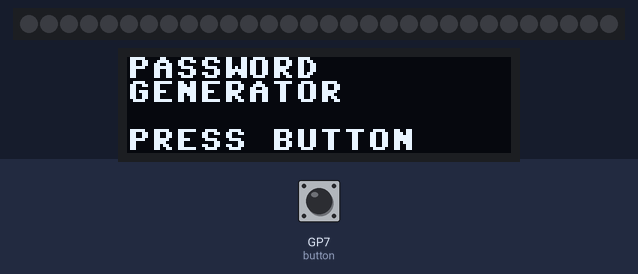
Bench run of a program on a simulated Raspberry Pi Pico running MicroPython. Parts: 30 RGB LEDs in strip order, left to right, 128×32 one-colour display. Inputs (shaded band) come from the test bench; at power-on: GP7 (button) HIGH. Dim RGB values are drawn brighter than linear; random numbers come from a fixed seed; what the program prints to the serial console is not drawn.

Above: at 1.2 s.
1.3 s: GP7 (button) pulled LOW for 0.15 s
At 1.53 s:
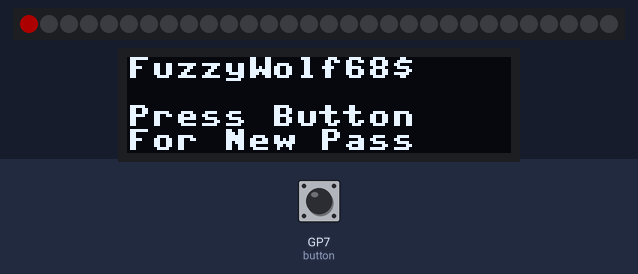
2.0 s: GP7 (button) pulled LOW for 1 s
At 3.08 s:
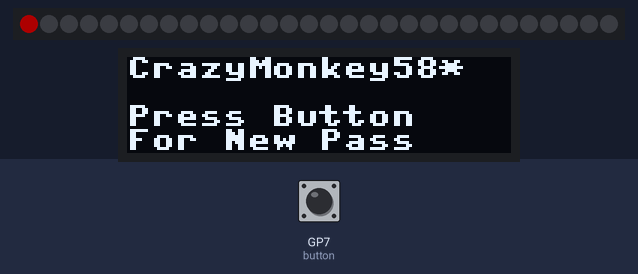
3.6 s: GP7 (button) pulled LOW for 0.15 s
At 3.83 s:
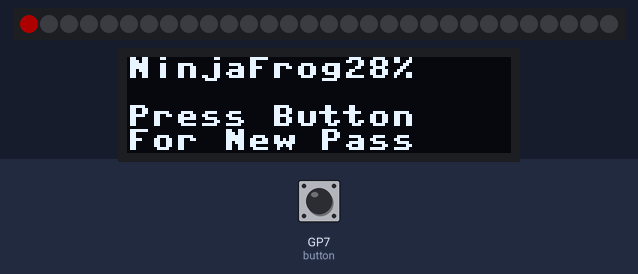
4.3 s: GP7 (button) pulled LOW for 3.2 s
At 7.58 s:
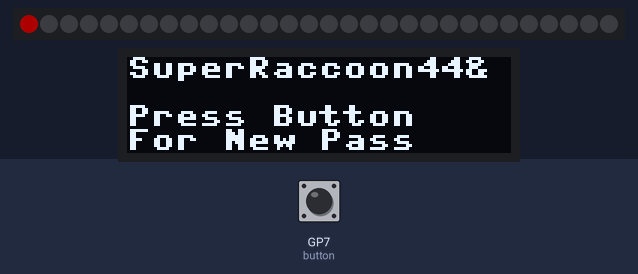
8.1 s: GP7 (button) pulled LOW for 0.15 s
At 8.33 s:
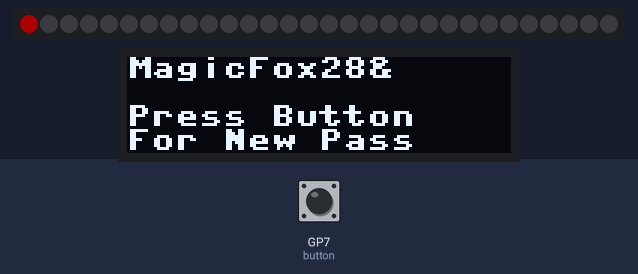
8.8 s: GP7 (button) pulled LOW for 1 s
At 9.88 s:
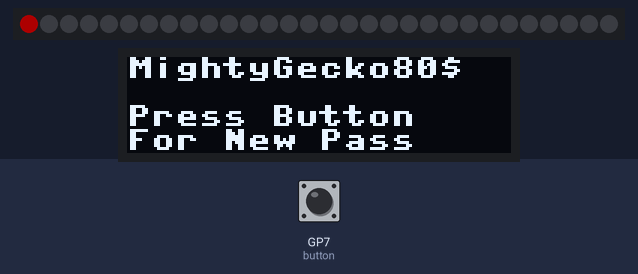

Measured:
- after the input at 1.3 s, the display: changes after 0.22 s (image 1)

The program:

main__1_.py
```python
from machine import Pin, I2C
import neopixel
import ssd1306
import time
import urandom

from wordlist import adjectives, animals, symbols
import led_effects


# ============================================================
# HARDWARE SETUP
# ============================================================

# WS2812B LEDs
LED_PIN = 9
NUM_LEDS = 30

np = neopixel.NeoPixel(
    Pin(LED_PIN),
    NUM_LEDS
)


# Button
# Button should connect GPIO7 to GND
button = Pin(
    7,
    Pin.IN,
    Pin.PULL_UP
)


# SSD1306 OLED
i2c = I2C(0, sda=Pin(0), scl=Pin(1), freq=400000)

WIDTH = 128
HEIGHT = 32

oled = ssd1306.SSD1306_I2C(WIDTH, HEIGHT, i2c, addr=0x3C)

oled.write_cmd(0xA0)  # Segment remap: reversed (was 0xA1 by default)
oled.write_cmd(0xC0)  # COM output scan direction: reversed (was 0xC8 by default)


# Maximum password length. The default MicroPython font is 8px wide per
# character, and the display is 128px wide, so 16 characters is the most
# that will ever fit on one line without getting cut off.
MAX_PASSWORD_LENGTH = 16


# ============================================================
# RANDOM FUNCTIONS
# ============================================================

def random_number(maximum):

    return urandom.getrandbits(15) % maximum


def random_item(list_name):

    return list_name[
        random_number(len(list_name))
    ]


# ============================================================
# PASSWORD GENERATOR
# ============================================================

def generate_password():

    # Default strength = STRONG
    #
    # Combining a full adjective + animal can occasionally run close to
    # 16 characters once a number and symbol are added. Instead of
    # truncating mid-word (which can cut a word in half and look
    # broken), keep re-rolling the combination until one fits within
    # MAX_PASSWORD_LENGTH.

    for _ in range(200):

        adjective = random_item(adjectives)

        animal = random_item(animals)

        number = random_number(100)

        symbol = symbols[
            random_number(len(symbols))
        ]

        password = (adjective + animal + str(number) + symbol)

        if len(password) <= MAX_PASSWORD_LENGTH:

            return password

    # Extreme fallback (should practically never happen): hard-truncate.
    return password[:MAX_PASSWORD_LENGTH]


# ============================================================
# OLED FUNCTIONS
# ============================================================

def show_password(password):

    oled.fill(0)

    # Row 1 (y=0-8): the password itself. Guaranteed <= 16 chars, so it
    # always fits the full 128px width on its own line.
    oled.text(password, 0, 0)

    # Row 3 (y=16-24) and Row 4 (y=24-32): instructions, kept short
    # enough (<=16 chars) to fit on-screen.
    oled.text("Press Button", 0, 16)

    oled.text("For New Pass", 0, 24)

    oled.show()


def show_ready():

    oled.fill(0)

    oled.text("PASSWORD", 0, 0)

    oled.text("GENERATOR", 0, 8)

    oled.text("PRESS BUTTON", 0, 24)

    oled.show()


# ============================================================
# BUTTON DEBOUNCE
# ============================================================

def wait_for_button_release():

    while button.value() == 0:

        time.sleep_ms(15)


# ============================================================
# STARTUP
# ============================================================

led_effects.clear_leds(np)

show_ready()


print("CyberBytes404")
print("Password Generator")
print("================================")
print("Press GPIO7 to generate password")


# ============================================================
# MAIN LOOP
# ============================================================

while True:

    # Button pressed?
    if button.value() == 0:

        # Small debounce delay
        time.sleep_ms(50)

        # Make sure it really is pressed
        if button.value() == 0:

            # Make sure the initial press has been released before we
            # start watching for a "second press" to interrupt the
            # animation, so the same press doesn't immediately trigger
            # an interrupt.
            wait_for_button_release()

            time.sleep_ms(50)

            keep_generating = True

            while keep_generating:

                # -----------------------------------------------
                # GENERATE PASSWORD
                # -----------------------------------------------

                password = generate_password()

                print("")
                print("New Password:")
                print(password)

                # -----------------------------------------------
                # DISPLAY PASSWORD
                # -----------------------------------------------

                show_password(password)

                # -----------------------------------------------
                # RUN LED ANIMATION (picked in led_effects.py)
                # -----------------------------------------------

                interrupted = led_effects.run_selected_effect(
                    np,
                    NUM_LEDS,
                    button
                )

                if interrupted:

                    # The button was pressed again mid-animation.
                    # Wait for that press to release, then loop back
                    # around and generate a fresh password right away.
                    wait_for_button_release()

                    time.sleep_ms(50)

                    keep_generating = True

                else:

                    # Animation finished on its own with no interruption.
                    keep_generating = False

            # Small pause before allowing another press
            time.sleep_ms(50)

    time.sleep_ms(20)
```

wordlist.py
```python
# ============================================================
# wordlist.py
#
# Word lists used to build passwords. Kept in its own file so the
# words can be edited/expanded without touching the main program
# logic in main.py.
#
# main.py imports this file with:
#     from wordlist import adjectives, animals, symbols
# ============================================================

adjectives = [
    "Happy",
    "Purple",
    "Fuzzy",
    "Brave",
    "Silly",
    "Turbo",
    "Mighty",
    "Crazy",
    "Lucky",
    "Fluffy",
    "Sneaky",
    "Super",
    "Cosmic",
    "Rocket",
    "Ninja",
    "Magic",
    "Electric",
    "Awesome",
    "Clever",
    "Wild"
]


animals = [
    "Dino",
    "Panda",
    "Tiger",
    "Dragon",
    "Koala",
    "Penguin",
    "Fox",
    "Monkey",
    "Shark",
    "Otter",
    "Lion",
    "Wolf",
    "Eagle",
    "Gecko",
    "Llama",
    "Frog",
    "Kitten",
    "Falcon",
    "Turtle",
    "Raccoon"
]


# Not currently used in generate_password() (dropped to help keep
# passwords under the 16-character OLED width limit), but left here
# in case you want to bring it back in a future word combination.
places = [
    "Planet",
    "Castle",
    "Jungle",
    "Galaxy",
    "Volcano",
    "Island",
    "Moon",
    "Space",
    "Mountain",
    "Ocean",
    "Rocket",
    "Fortress"
]


# Symbols for stronger passwords
symbols = "!@#$%&*"
```

led_effects.py
```python
# ============================================================
# led_effects.py
#
# LED animations for the WS2812B strip. Kept in its own file so new
# animations can be added, or the active one swapped, without
# touching main.py.
#
# HOW TO CHOOSE WHICH ANIMATION RUNS:
# Change the ACTIVE_EFFECT string below to the name of any key in
# the EFFECTS dictionary near the bottom of this file.
#
# main.py calls this module with:
#     import led_effects
#     interrupted = led_effects.run_selected_effect(np, NUM_LEDS, button)
# ============================================================

import time


def apply_brightness(color, brightness):

    return (
        int(color[0] * brightness),
        int(color[1] * brightness),
        int(color[2] * brightness)
    )


def clear_leds(np):

    np.fill((0, 0, 0))

    np.write()


# ------------------------------------------------------------
# EFFECT: bouncing
# A single pixel bounces back and forth along the strip, cycling
# through red, blue, and green.
# ------------------------------------------------------------
def bouncing_effect(np, num_leds, button):

    # Returns True if the animation was cut short by a new button
    # press, or False if it finished on its own without interruption.

    brightness = 0.20

    base_colors = [

        (255, 0, 0),      # Red
        (0, 0, 255),      # Blue
        (0, 255, 0)       # Green

    ]

    for base_color in base_colors:

        color = apply_brightness(
            base_color,
            brightness
        )

        for i in range(num_leds):

            if button.value() == 0:
                clear_leds(np)
                return True

            np.fill((0, 0, 0))

            np[i] = color

            np.write()

            time.sleep_ms(50)

        for i in range(num_leds - 2, -1, -1):

            if button.value() == 0:
                clear_leds(np)
                return True

            np.fill((0, 0, 0))

            np[i] = color

            np.write()

            time.sleep_ms(50)

    clear_leds(np)

    return False


# ------------------------------------------------------------
# EFFECT: solid_flash
# A simple alternative effect: the whole strip flashes a color a
# few times. Included as an example of a second animation you can
# switch to below.
# ------------------------------------------------------------
def solid_flash_effect(np, num_leds, button):

    brightness = 0.20

    color = apply_brightness((0, 255, 255), brightness)  # Cyan

    for _ in range(6):

        if button.value() == 0:
            clear_leds(np)
            return True

        np.fill(color)
        np.write()
        time.sleep_ms(150)

        if button.value() == 0:
            clear_leds(np)
            return True

        np.fill((0, 0, 0))
        np.write()
        time.sleep_ms(150)

    clear_leds(np)

    return False


# ------------------------------------------------------------
# Pick which effect runs when a new password is generated.
# Must match one of the keys in EFFECTS below.
# ------------------------------------------------------------
ACTIVE_EFFECT = "bouncing"


EFFECTS = {
    "bouncing": bouncing_effect,
    "solid_flash": solid_flash_effect,
}


def run_selected_effect(np, num_leds, button):

    effect_function = EFFECTS.get(ACTIVE_EFFECT, bouncing_effect)

    return effect_function(np, num_leds, button)
```
